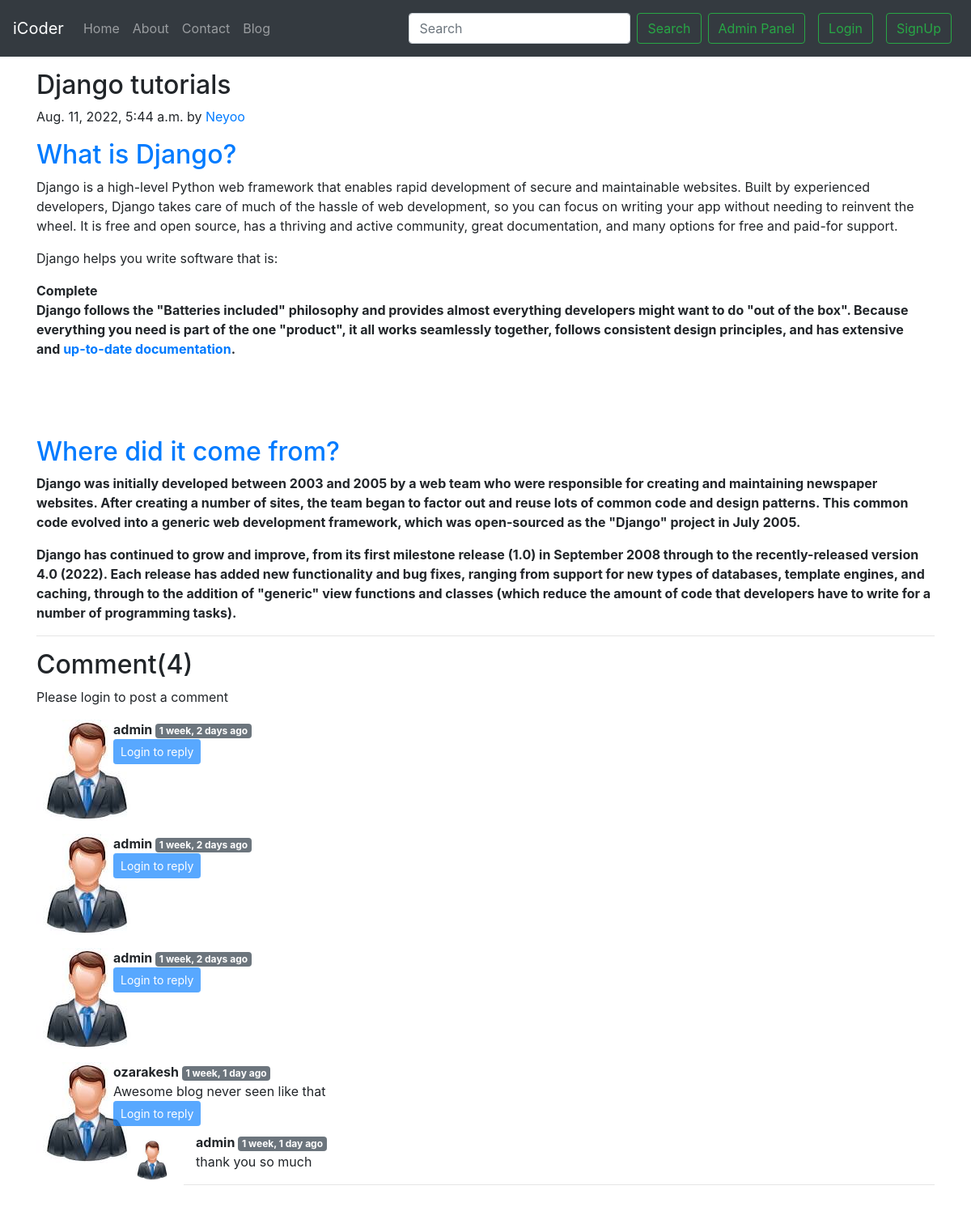
The app's page /blog/third_post with its own data.
### blog/models.py (models this page shows, shortened)
class Post(models.Model):
    sno = models.AutoField(primary_key=True)
    title = models.CharField(max_length=50)
    content = models.TextField()
    author = models.CharField(max_length=13)
    slug= models.CharField(max_length=130)
    timestamp = models.DateTimeField(blank=True)

class blogComment(models.Model):
    sno = models.AutoField(primary_key=True)
    comment = models.TextField()
    user = models.ForeignKey(User,on_delete=models.CASCADE)
    post = models.ForeignKey(Post,on_delete=models.CASCADE)
    parent = models.ForeignKey('self',on_delete=models.CASCADE,null=True)
    timestamp = models.DateTimeField(default=now)

### blog/views.py (the view)
# urls.py: path('<str:slug>',views.blogpost,name = "blogpost"),
def blogpost(request,slug):
    post = Post.objects.filter(slug=slug).first()
    comments= blogComment.objects.filter(post=post, parent=None)
    replies= blogComment.objects.filter(post=post).exclude(parent=None)
    replyDict={}
    for reply in replies:
        if reply.parent.sno not in replyDict.keys():
            replyDict[reply.parent.sno]=[reply]
        else:
            replyDict[reply.parent.sno].append(reply)
    context={'post':post, 'comments': comments, 'user': request.user, 'replyDict': replyDict}
    return render(request,'blog/blogpost.html',context)

### blog/templatetags/extras.py (called while the page is built)
@register.filter(name='get_val')
def get_val(dict, key):
    return dict.get(key)

### templates/blog/blogpost.html (shortened to what this page needs)
{% extends 'base.html' %}
{% block body %}
{% load humanize %}
{% load extras %}
<div class="container my-3">
  <h2 class="blog-post-title">{{post.title}}</h2>
  <p class="blog-post-meta">{{post.timestamp}} by <a href="' %}">{{post.author}}</a></p>
  <p>{{post.content|safe}}</p>
  <hr>
</div>
<div class="container">
  <h2>Comment({{comments.count}})</h2>
  <div class="my-2">
    {% if user.is_authenticated %}
    <form action="/blog/postComment" method="post">
      {% csrf_token %}
      <div class="form-group">
        <label for="comment">Post Comment</label>
        <input type="text" class="form-control" name="comment" placeholder="Enter comment here">
      </div>
      <input type="hidden" name="postSno" value="{{post.sno}}">
      <input type="hidden" name="parentSno" value="">
      <button type="submit" class="btn btn-primary my-2">Submit</button>
    </form>
    {% else %}
    Please login to post a comment
    {% endif %}
  </div>
  {% for comment in comments %}
  <div class="row my-3">
    <div class="col-md-1">
      <img src="/static/user.jpg" alt="" srcset="">
    </div>
    <div class="col-md-11"><b> {{comment.user.username }} </b> <span
        class="badge badge-secondary">{{comment.timestamp|naturaltime}} </span>
      <div>{{comment.comment}} </div>
      <div class="replay">
        {% if user.is_authenticated %}
        <button class="btn btn-primary btn-sm mt-2" type="button" data-toggle="collapse" data-target="#replay{{comment.sno}}"
          aria-expanded="false" aria-controls="replay{{comment.sno}}">
          Replay
        </button>
        <div class="collapse my-2" id="replay{{comment.sno}}">
          <div class="card card-body">
            <form action="/blog/postComment" method="post">
              {% csrf_token %}
              <div class="form-group">
                <label for="comment">Post Replay</label>
                <input type="text" class="form-control" name="comment" placeholder="Enter replay here">
                <input type="hidden" name="parentSno" value="{{comment.sno}}">
              </div>
              <input type="hidden" name="postSno" value="{{post.sno}}">
              <button type="submit" class="btn btn-primary my-2">Submit</button>
            </form>
          </div>
        </div>
        {% else %}
        <button class="btn btn-primary btn-sm" type="button" data-toggle="collapse" data-target="#replay{{comment.sno}}"
          aria-expanded="false" aria-controls="replay{{comment.sno}}" disabled>
          Login to reply
        </button>
        {% endif %}
        <div class="replies my-2">
          {% for reply in replyDict|get_val:comment.sno %}
          <div class="row my-2">
            <div class="col-md-1">
              <img class="image" src="/static/user.jpg" alt="" srcset="" style="
    margin-top: 9px;
    height: 50px;
    width: 46px;
    margin-left: 25px;
">
            </div>
            <div class="col-md-11">
              <div class="col-md-11 ">
                <b> {{reply.user.username}} </b> <span
                  class="badge badge-secondary ">{{reply.timestamp| naturaltime}}</span>
                <div>{{reply.comment}}</div>
              </div>
              <hr>
            </div>
          </div>
          {% endfor %}
        </div>
      </div>
    </div>
  </div>
  {% endfor %}
</div>
{% endblock %}

### records on screen
Post: title "Django tutorials", timestamp "Aug. 11, 2022, 5:44 a.m.", author "Neyoo", content "What is Django? Django is a high-level Python web framework that enables rapid development of secure and maintainable websites. Built by experienced developers, Django takes care of much of the hassle of web development, so you can focus on writing your app without needing to reinvent the wheel. It is free and open source, has a thriving and active community, great documentation, and many options for free and paid-for support. Django helps you write software that is: Complete Django follows the \"Batteries included\" philosophy and provides almost everything developers might want to do \"out of the box\". Because everything you need is part of the one \"product\", it all works seamlessly…"
blogComment: user.username "admin", timestamp "1 week, 2 days ago"
blogComment: user.username "admin", timestamp "1 week, 2 days ago"
blogComment: user.username "admin", timestamp "1 week, 2 days ago"
blogComment: user.username "ozarakesh", timestamp "1 week, 1 day ago", comment "Awesome blog never seen like that"
blogComment: user.username "admin", timestamp "1 week, 1 day ago", comment "thank you so much"

### other values on screen
{{ comments.count }} "4"
